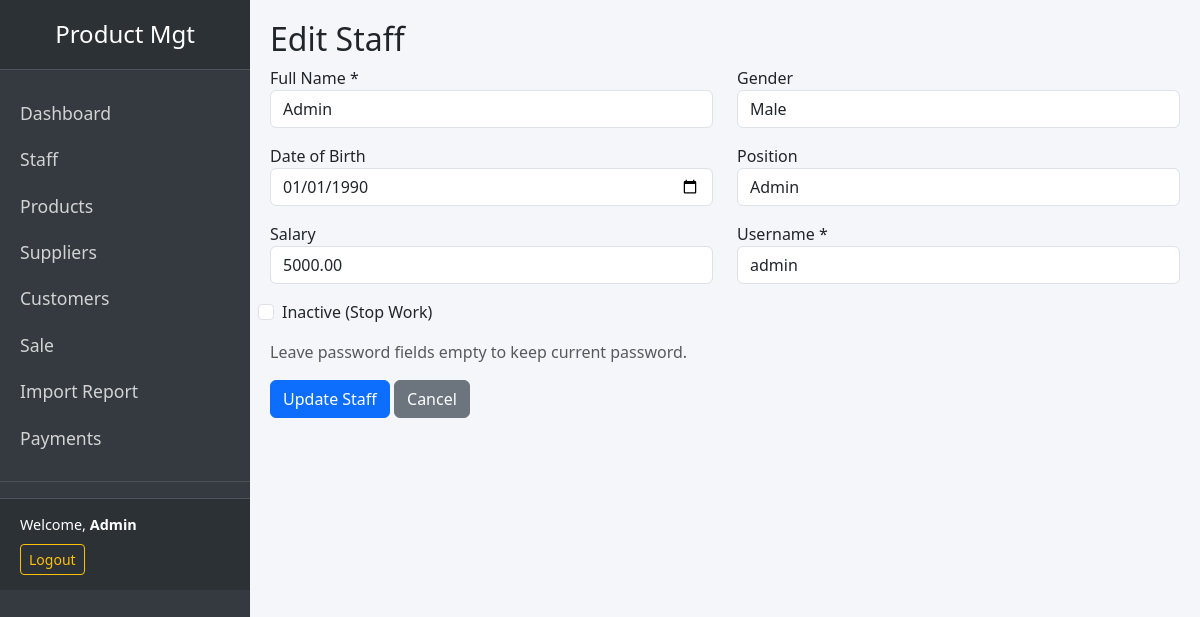
The page /staff/edit/1 (signed in) on the database its author committed.
### tables this page shows
CREATE TABLE tbStaffs (
    stID INT AUTO_INCREMENT PRIMARY KEY,
    FullName VARCHAR(100) NOT NULL,
    Gen ENUM('Male','Female','Other'),
    Dob DATE,
    Position VARCHAR(50),
    Salary DECIMAL(10,2),
    Stopwork BOOLEAN DEFAULT 0,
    Username VARCHAR(50) UNIQUE,
    PasswordHash VARCHAR(255),
    CreatedAt DATETIME DEFAULT CURRENT_TIMESTAMP
);

### app/controllers/Controller.php (called while the page is built, shortened)
<?php
class Controller {
    protected function view($view, $data = []) {
        include __DIR__ . "/../views/layout.php";
    }
}

### app/controllers/StaffController.php (called while the page is built, shortened)
<?php
require_once 'Controller.php';
require_once '../app/models/Staff.php';
class StaffController extends Controller {
    private $staffModel;
    public function __construct() {
        $this->staffModel = new Staff();
    }
    public function edit($id) {
        $staff = $this->staffModel->find($id);
        $this->view('staff/edit', ['staff' => $staff]);
    }
}

### public/index.php (called while the page is built, shortened)
<?php
require_once __DIR__ . '/../app/routes/web.php';

### app/models/Model.php (called while the page is built, shortened)
<?php
class Model {
    public function __construct() {
        global $pdo;
        $this->pdo = $pdo;
    }
}

### app/models/Staff.php (called while the page is built, shortened)
<?php
require_once 'Model.php';
class Staff extends Model
{
    public function find($id)
    {
        $stmt = $this->pdo->prepare("SELECT * FROM tbStaffs WHERE stID = ?");
        $stmt->execute([$id]);
        return $stmt->fetch(PDO::FETCH_ASSOC);
    }
}

### app/views/staff/edit.php (the view, shortened to what this page needs)
<h2>Edit Staff</h2>
<form method="post" action="<?= BASE_URL ?>staff/update/<?= $staff['stID'] ?>">
    <div class="row">
        <div class="col-md-6 mb-3">
            <label>Full Name *</label>
            <input type="text" name="FullName" class="form-control" value="<?= htmlspecialchars($staff['FullName']) ?>" required>
        </div>
        <div class="col-md-6 mb-3">
            <label>Gender</label>
            <select name="Gen" class="form-control">
                <option <?= $staff['Gen'] == 'Male' ? 'selected' : '' ?>>Male</option>
            </select>
        </div>
        <div class="col-md-6 mb-3">
            <label>Date of Birth</label>
            <input type="date" name="Dob" class="form-control" value="<?= $staff['Dob'] ?>">
        </div>
        <div class="col-md-6 mb-3">
            <label>Position</label>
            <input type="text" name="Position" class="form-control" value="<?= htmlspecialchars($staff['Position']) ?>">
        </div>
        <div class="col-md-6 mb-3">
            <label>Salary</label>
            <input type="number" step="0.01" name="Salary" class="form-control" value="<?= $staff['Salary'] ?>">
        </div>
        <div class="col-md-6 mb-3">
            <label>Username *</label>
            <input type="text" name="Username" class="form-control" value="<?= htmlspecialchars($staff['Username']) ?>" required>
        </div>
        <div class="col-md-12 mb-3 form-check">
            <input type="checkbox" name="Stopwork" class="form-check-input" <?= $staff['Stopwork'] ? 'checked' : '' ?>>
            <label class="form-check-label">Inactive (Stop Work)</label>
        </div>
    </div>
    <p class="text-muted">Leave password fields empty to keep current password.</p>
    <button type="submit" class="btn btn-primary">Update Staff</button>
    <a href="<?= BASE_URL ?>staff" class="btn btn-secondary">Cancel</a>
</form>

### app/views/layout.php (style rules this page uses)
body { background: #f4f6f9; }

### rows shown on the page
tbstaffs: FullName "Admin", Gen "Male", Dob "01/01/1990", Position "Admin", Salary "5000.00", Username "admin"

### other values the page prints
$_SESSION['user_name'] "Admin"
